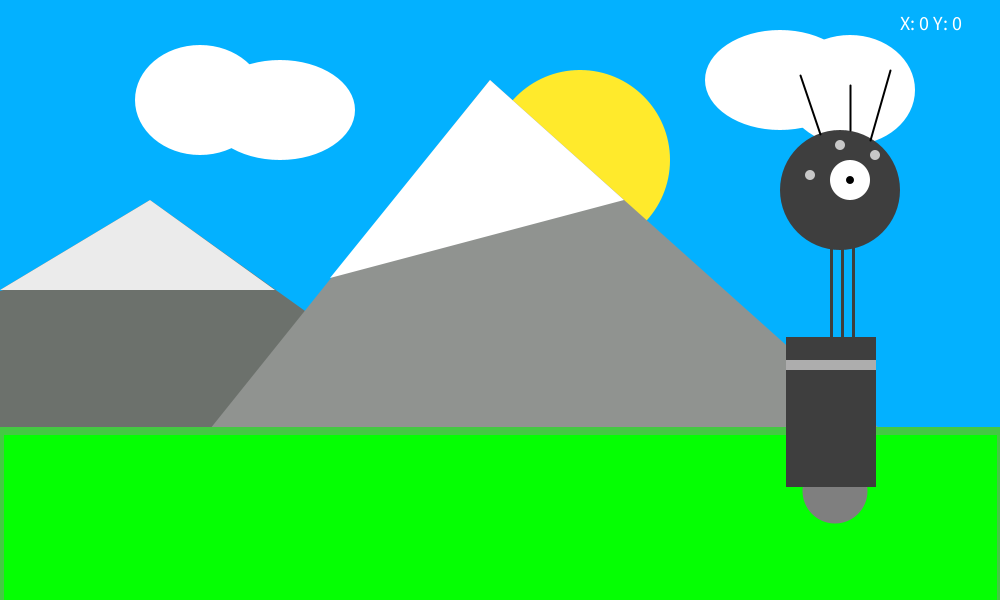
Frame 1 (no input)
Frame 60 (the mouse pressed at the canvas centre just before this capture): identical to frame 1, image omitted
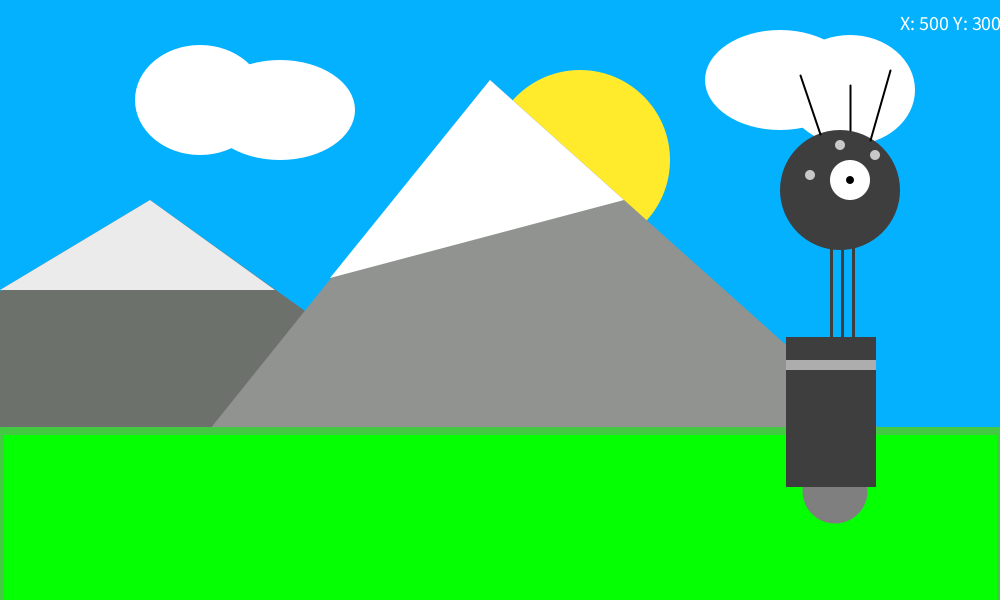
Frame 120 (the mouse held since frame 60 and released just before this capture)

The Processing sketch that drew these frames (run headless with seeded random() and noise(); from frame 60 on, the mouse is pressed at the canvas centre):

// Processing sketch: project_unit1
// ── project_unit1.pde
// Denys`s code

void setup() 
{
  
  // Canvas creation
  size(1000, 600);
  
  // Background
  //background(3, 177, 255); // Sky
  
}

void picture()
{
  noStroke();
  
  // Sun 580 160
  fill(255, 234, 44);
  ellipse(580, 160, 180, 180);
  
  // Cloud 0
  fill(255);
  ellipse(280, 110, 150, 100);
  ellipse(200, 100, 130, 110);
  
  // Cloud 1
  ellipse(780, 80, 150, 100);
  ellipse(850, 90, 130, 110);
  
  // Mountains
  fill(108, 113, 108);
  triangle(0, 290, 150, 200, 470, 429);
  rect(0, 291, 275, 139);
  fill(144, 147, 144);
  triangle(210, 429, 490, 80, 880, 429);
  
  // Snow on mountains
  fill(235);
  triangle(0, 290, 150, 200, 275, 290);
  fill(255);
  triangle(330, 278, 490, 80, 624, 200);

  // Grass
  strokeWeight(7);
  stroke(68, 201, 67);
  line(0, 430, 1000, 430);
  fill(5, 255, 3);
  rect(0, 431, 1000, 600);
  noStroke();
  
  
  // Draw a robot
  robot();
}

void robot()
{
  //ROBOT BODY//
  
  // Wheel 835 491
  fill(127, 127, 127);
  ellipse(835, 491, 65, 65);
  
  // Body 768 337
  fill(62, 62, 62);
  rect(786, 337, 90, 150);
  
  /// Line 768, 330
  fill(173, 173, 173);
  rect(786, 360, 90, 10);
  
  // Sticks 830 236
  fill(62, 62, 62);
  rect(830, 236, 3, 101);
  fill(62, 62, 62);
  rect(841, 236, 3, 101);
  fill(62, 62, 62);
  rect(852, 236, 3, 101);
  
  // Head 835 170
  fill(62, 62, 62);
  ellipse(840, 190, 120, 120);
  
  // Eyes 850 180
  fill(255, 255, 255);
  ellipse(850, 180, 40, 40);
  fill(200, 200, 200);
  ellipse(810, 175, 10, 10);
  ellipse(840, 145, 10, 10);
  ellipse(875, 155, 10, 10);
  fill(0);
  ellipse(850, 180, 8, 8);
  
  // Signals 870 140
  fill(80, 80, 80);
  stroke(0);
  strokeWeight(2);
  line(870, 140, 890, 70);
  line(850, 130, 850, 85);
  line(820, 134, 800, 75);
}

void draw() 
{
  
  background(3, 177, 255); // Sky
  
  // Generate a picture itself
  picture();
  
  // Mouse coordinates
  coordinatesText();
}

void coordinatesText()
{
  fill(255);
  textSize(20);
  String coords = "X: " + mouseX + " Y: " + mouseY;
  text(coords, 900, 30);
}
